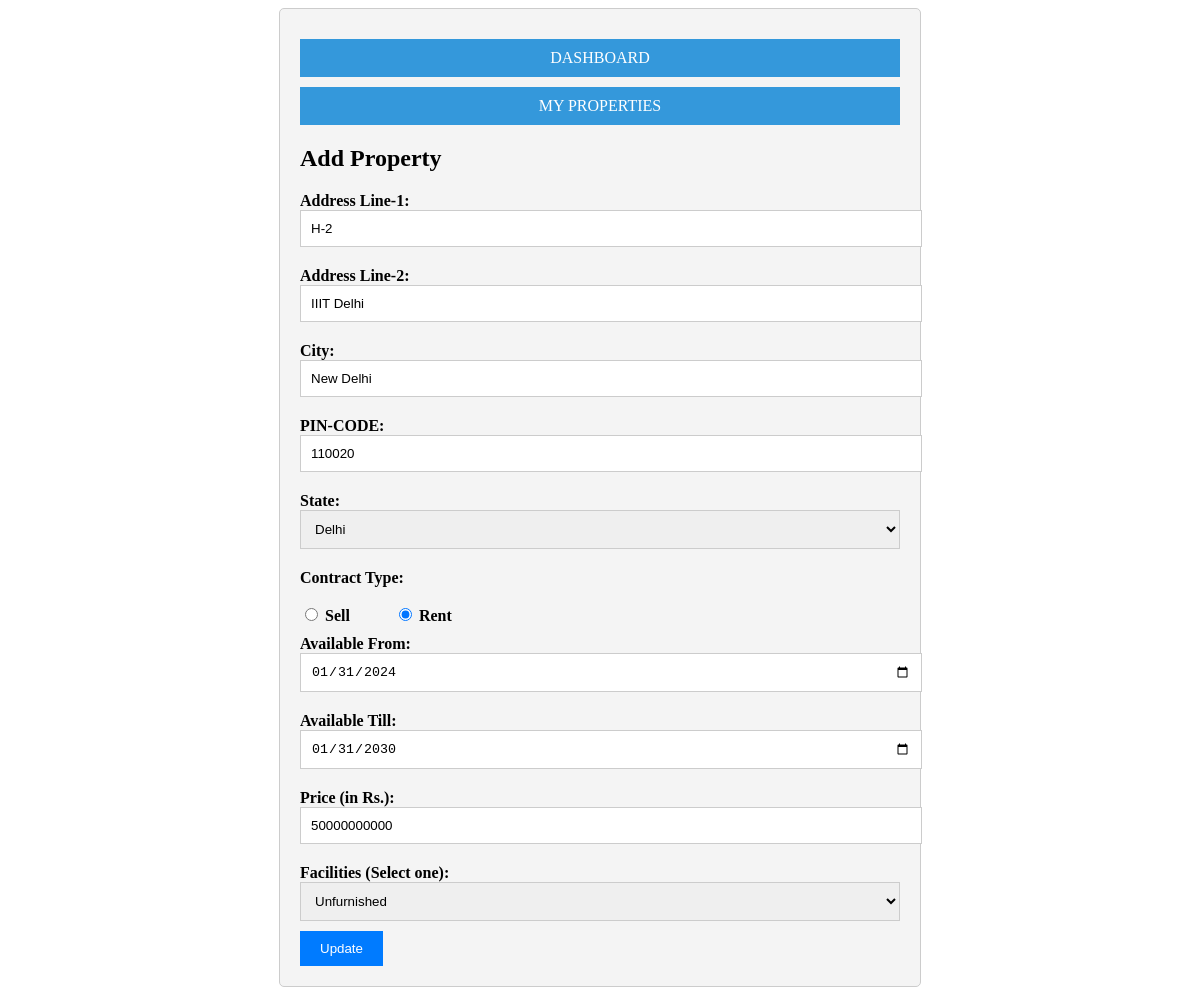
Page /update_property/5 on the earlier database version.
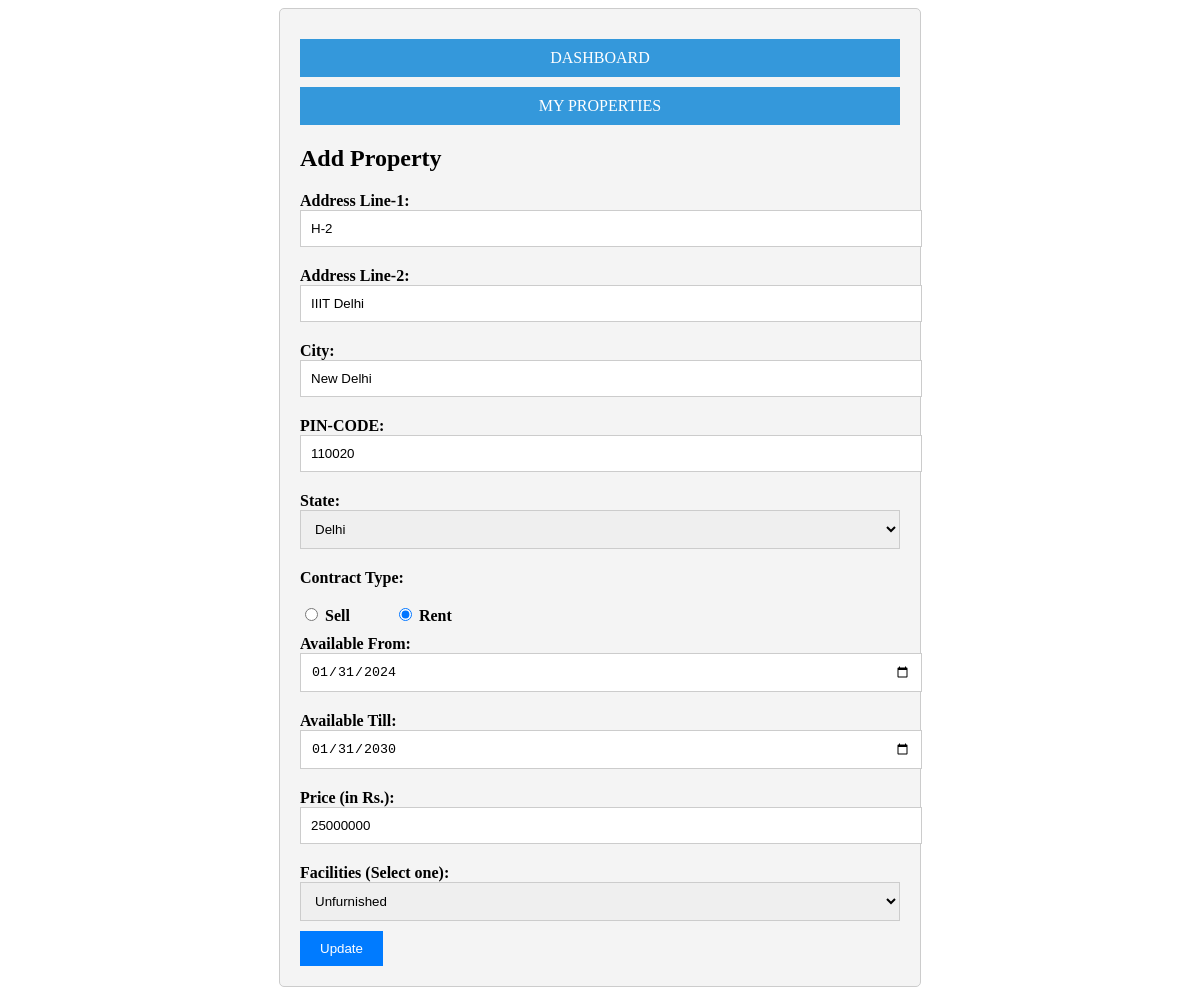
Same page on the later database version.
### project_app/models.py (models this page shows, shortened)
class Property(models.Model):
    owner = models.CharField(max_length=30,  null= False, blank=False, default = None)
    address_line_1 = models.CharField(max_length=30,  null= False, blank=False, default = None)
    address_line_2 = models.CharField(max_length=30,  null= False, blank=True, default = '')
    state = models.CharField(max_length=30,  null= False, blank=False, default = None)
    city = models.CharField(max_length=30,  null= False, blank=False, default = None)
    pincode = models.CharField(max_length=6,  null= False, blank=False, default = None)
    type = models.CharField(max_length=4,  null= False, blank=False, default = None)
    starting_date = models.DateField(null = True, blank = True, default= None)
    ending_date = models.DateField(null = True, blank = True, default= None)
    price = models.DecimalField(decimal_places=0, max_digits=12, null = True, blank = True, default= 0)
    facilities = models.CharField(max_length=20,  null= False, blank=False, default = None)

### project_app/views.py (the view)
# urls.py: path("update_property/<int:id>", views.update_property),
def update_property(request, id):
    property = Property.objects.get(id=id)
    if request.method =="POST":
        property_instance = get_object_or_404(Property, pk = id)
        input_addr_l1 = request.POST['address-line-1']
        input_addr_l2 = request.POST['address-line-2']
        input_city = request.POST['city']
        input_pin_code = request.POST['pin-code']
        input_state = request.POST['state']
        input_contract_type = request.POST['contract-type']
        input_facilities = request.POST['facilities']
        input_contract_type = request.POST['contract-type']
        input_price = request.POST['price']
        input_availability_from = request.POST['availability-from']
        input_availability_till = request.POST['availability-till']
        if(input_contract_type == 'RENT' and (input_availability_from == '' or input_availability_till == '')):
            messages.info(request, 'PLEASE FILL AVAILABILITY DATES')
            return redirect('edit_property_page')
        if(input_contract_type == 'RENT'):
            property_instance.address_line_1 = input_addr_l1
            property_instance.address_line_2 = input_addr_l2
            property_instance.state = input_state
            property_instance.city = input_city
            property_instance.pincode = input_pin_code
            property_instance.type = input_contract_type
            property_instance.starting_date = input_availability_from
            property_instance.ending_date = input_availability_till
            property_instance.price = input_price
            property_instance.facilities = input_facilities
            property_instance.save()
            return redirect('my_properties_page')
        else:
            property_instance.address_line_1 = input_addr_l1
            property_instance.address_line_2 = input_addr_l2
            property_instance.state = input_state
            property_instance.city = input_city
            property_instance.pincode = input_pin_code
            property_instance.type = input_contract_type
            property_instance.starting_date = None
            property_instance.ending_date = None
            property_instance.price = input_price
            property_instance.facilities = input_facilities
            property_instance.save()
            return redirect('my_properties_page')
    else:
        return render(request, 'edit_property.html', {'property':property})

### project_app/templates/edit_property.html (shortened to what this page needs)
<!DOCTYPE html>
<html lang="en">
<head>
</head>
<body>
    <div class="container">
        <a class="go-to-dashboard-button" href="/dashboard">DASHBOARD</a>
        <a class="go-to-dashboard-button" href="/my_properties">MY PROPERTIES</a>
        <h2>Add Property</h2>
        <form action="/update_property/{{property.id}}" method="post">
            <label for="address-line-1">Address Line-1:</label>
            <input type="text" id="address-line-1" name="address-line-1" required maxlength="30" value="{{property.address_line_1}}">
            <label for="address-line-2">Address Line-2:</label>
            <input type="text" id="address-line-2" name="address-line-2" maxlength="30" value="{{property.address_line_2}}">
            <label for="city">City:</label>
            <input type="text" id="city" name="city" required maxlength="30" value="{{property.city}}">
            <label for="pin-code">PIN-CODE:</label>
            <input type="text" id="pin-code" name="pin-code" required pattern="[0-9]{6}" value="{{property.pincode}}">
            <label for="state">State:</label>
            <select id="state" name="state" value="{{property.state}}" required >
                <option value="Delhi">Delhi</option>
            </select>
            <label for="contract-type">Contract Type:</label>
            <span class="radio-label" >
                <input type="radio" id="sell" name="contract-type" value="SELL" required>
                <label class="radio-label" for="sell">Sell</label>
            </span>
            <span class="radio-label">
                <input type="radio" id="rent" name="contract-type" value="RENT" required>
                <label class="radio-label" for="rent">Rent</label>
            </span>
            <div class="date-fields">
                <label for="availability-from">Available From:</label>
                <input type="date" id="availability-from" name="availability-from">
                <label for="availability-till">Available Till:</label>
                <input type="date" id="availability-till" name="availability-till">
            </div>
            <label for="price">Price (in Rs.):</label>
            <input type="number" id="price" name="price" required value="{{property.price}}">
            <label for="facilities">Facilities (Select one):</label>
            <select id="facilities" name="facilities" required value="{{property.facilities}}">
                <option value="Unfurnished">Unfurnished</option>
            </select>
            <button type="submit">Update</button>
        </form>
    </div>
</body>
</html>

Differences in the rows shown:
changed Property "IIIT Delhi": price "50000000000" → "25000000"
